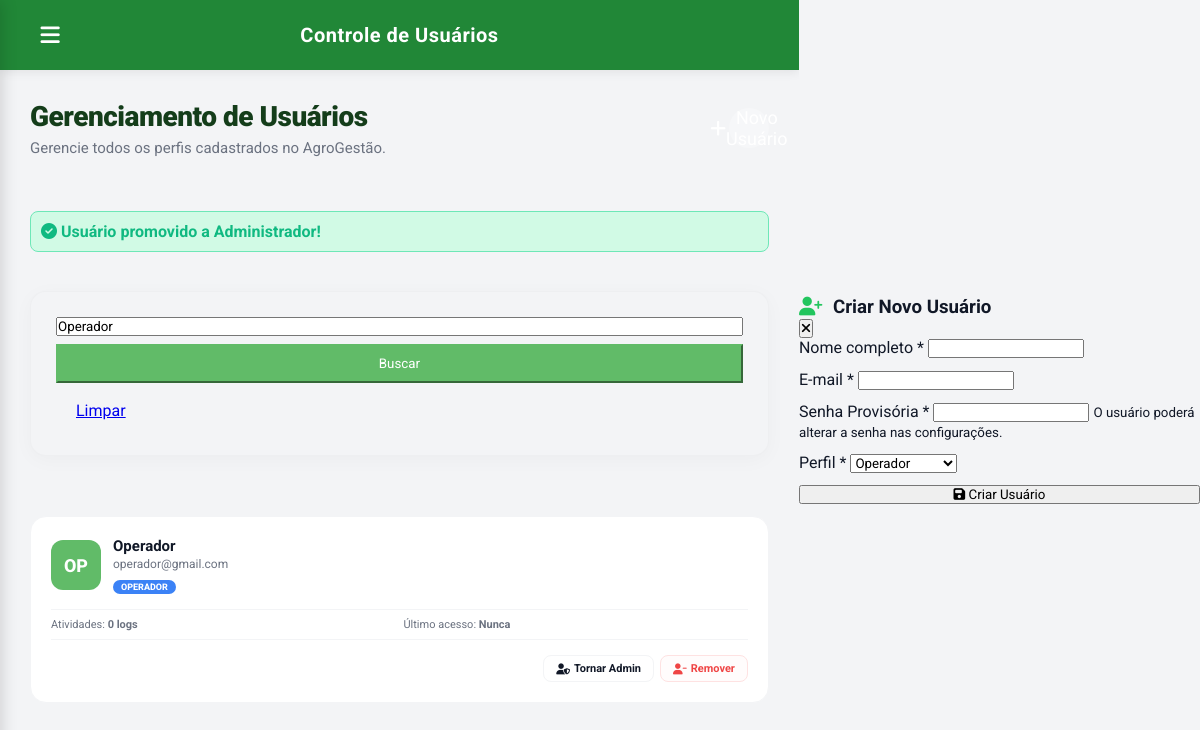
/ProducaoVegetal/admin_usuarios.php?action=tornar_admin&id=2&busca=Operador (signed in), run on the app's committed database.
### tables this page shows
CREATE TABLE IF NOT EXISTS `usuarios` (
  `id_usuario`  INT(11)      NOT NULL AUTO_INCREMENT,
  `nome`        VARCHAR(100) NOT NULL,
  `email`       VARCHAR(120) NOT NULL,
  `senha`       VARCHAR(255) NOT NULL,    
  `foto_perfil` VARCHAR(255)     DEFAULT NULL,
  `perfil`      VARCHAR(50)      DEFAULT 'operador',
  PRIMARY KEY (`id_usuario`),
  UNIQUE KEY `email` (`email`)
);

### ProducaoVegetal/auth.php (called while the page is built, shortened)
<?php
function obter_iniciais($nome) {
    $nomes = explode(' ', trim($nome));
    $iniciais = 'U';
    if (count($nomes) > 1) {
        $iniciais = strtoupper($nomes[0][0] . $nomes[count($nomes) - 1][0]);
    } else if (!empty($nomes[0])) {
        $iniciais = strtoupper(substr($nomes[0], 0, 2));
    }
    return $iniciais;
}
?>

### ProducaoVegetal/admin_usuarios.php (the view, shortened to what this page needs)
<?php
require_once '../Banco/conexao.php';
require_once 'auth.php';
$id_usuario_logado = $_SESSION['user_id'];
$msg_sucesso = "";
if (isset($_GET['action']) && isset($_GET['id'])) {
    $id_target = intval($_GET['id']);
    $action = $_GET['action'];
    $q_target = $conn->query("SELECT nome, perfil FROM usuarios WHERE id_usuario = $id_target");
    $target = $q_target ? $q_target->fetch_assoc() : null;
    if (!$target) {
        $msg_erro = "Usuário não encontrado.";
    } elseif ($id_target === $id_usuario_logado) {
        $msg_erro = "Você não pode alterar seu próprio perfil ou se remover.";
    } else {
        if ($action === 'delete') {
            $conn->query("DELETE FROM log WHERE id_usuario = $id_target");
            if ($conn->query("DELETE FROM usuarios WHERE id_usuario = $id_target")) {
                registrar_log("Usuário excluído: " . $target['nome'] . " ($id_target)");
                $msg_sucesso = "Usuário removido com sucesso!";
            } else {
                $msg_erro = "Erro ao remover usuário: " . $conn->error;
            }
        } elseif ($action === 'tornar_admin') {
            if ($conn->query("UPDATE usuarios SET perfil = 'admin' WHERE id_usuario = $id_target")) {
                $msg_sucesso = "Usuário promovido a Administrador!";
            } else {
                $msg_erro = "Erro ao atualizar perfil: " . $conn->error;
            }
        }
    }
}
$busca = isset($_GET['busca']) ? trim($_GET['busca']) : '';
$where_sql = "1=1";
if (!empty($busca)) {
    $escaped_busca = $conn->real_escape_string($busca);
    $where_sql = "(nome LIKE '%$escaped_busca%' OR email LIKE '%$escaped_busca%')";
}
$q_users = $conn->query("
    SELECT u.id_usuario, u.nome, u.email, u.perfil, u.foto_perfil,
           (SELECT COUNT(*) FROM log l WHERE l.id_usuario = u.id_usuario) AS n_logs,
           (SELECT MAX(l.data_operacao) FROM log l WHERE l.id_usuario = u.id_usuario) AS ultima_atividade
    FROM usuarios u
    WHERE $where_sql
    ORDER BY u.perfil ASC, u.nome ASC
");
$usuarios = $q_users ? $q_users->fetch_all(MYSQLI_ASSOC) : [];
?>
<!DOCTYPE html>
<html lang="pt-BR">
<head>
    <link rel="stylesheet" href="https://cdnjs.cloudflare.com/ajax/libs/font-awesome/6.4.0/css/all.min.css">
    <link rel="stylesheet" href="style.css">
</head>
<body>
<div class="app-layout">
    <div class="main-wrapper">
        <header class="topbar">
            <div class="topbar-left">
                <button class="menu-btn" onclick="toggleMenu()"><i class="fa-solid fa-bars"></i></button>
                <div class="topbar-title">Controle de Usuários</div>
            </div>
        </header>
        <main class="main-content">
            <div class="content-wrapper">
                <div class="page-header" style="display:flex; justify-content:space-between; align-items:center;">
                    <div>
                        <h1>Gerenciamento de Usuários</h1>
                        <p>Gerencie todos os perfis cadastrados no AgroGestão.</p>
                    </div>
                    <button class="add-btn" onclick="abrirNovoUsuario()"><i class="fa-solid fa-plus"></i> Novo Usuário</button>
                </div>
                <?php if (!empty($msg_sucesso)): ?>
                    <div style="background-color: #d1fae5; color: #10b981; border: 1px solid #6ee7b7; padding: 10px; border-radius: 8px; margin-bottom: 15px; font-weight: 700;">
                        <i class="fa-solid fa-circle-check"></i> <?php echo htmlspecialchars($msg_sucesso); ?>
                    </div>
                <?php endif; ?>
                <div class="report-card" style="margin-bottom: 20px;">
                    <form method="GET" action="admin_usuarios.php" style="display:flex; gap:8px;">
                        <input type="text" name="busca" class="filter-input" style="flex:1;" placeholder="Buscar por nome ou e-mail..." value="<?php echo htmlspecialchars($busca); ?>">
                        <button type="submit" class="btn-export" style="background:var(--primary-green); color:white; border-color:var(--primary-green); padding:10px 20px;">
                            Buscar
                        </button>
                        <a href="admin_usuarios.php" class="btn-export" style="padding:10px 20px; display:inline-flex; align-items:center;">
                            Limpar
                        </a>
                    </form>
                </div>
                <div class="user-grid">
                    <?php if (empty($usuarios)): ?>
                        <div class="empty-state" style="grid-column: 1 / -1;">Nenhum usuário encontrado.</div>
                    <?php else: ?>
                        <?php foreach ($usuarios as $u):
                            $iniciais = obter_iniciais($u['nome']);
                        ?>
                            <div class="user-card">
                                <div class="user-header">
                                    <div class="user-avatar">
                                        <?php if (!empty($u['foto_perfil'])): ?>
                                            <img src="<?php echo htmlspecialchars($u['foto_perfil']); ?>" alt="Foto">
                                        <?php else: ?>
                                            <?php echo htmlspecialchars($iniciais); ?>
                                        <?php endif; ?>
                                    </div>
                                    <div class="user-meta">
                                        <h4><?php echo htmlspecialchars($u['nome']); ?></h4>
                                        <p><?php echo htmlspecialchars($u['email']); ?></p>
                                        <div style="margin-top: 4px;">
                                            <span class="perfil-badge badge-<?php echo $u['perfil']; ?>"><?php echo $u['perfil'] === 'admin' ? 'Admin' : ucfirst($u['perfil']); ?></span>
                                        </div>
                                    </div>
                                </div>
                                <div class="user-stats">
                                    <div>Atividades: <strong><?php echo $u['n_logs']; ?> logs</strong></div>
                                    <div>Último acesso: <strong><?php echo $u['ultima_atividade'] ? date('d/m H:i', strtotime($u['ultima_atividade'])) : 'Nunca'; ?></strong></div>
                                </div>
                                <div class="user-actions">
                                    <?php if ($u['id_usuario'] !== $id_usuario_logado): ?>
                                        <?php if ($u['perfil'] === 'operador'): ?>
                                            <a href="admin_usuarios.php?action=tornar_admin&id=<?php echo $u['id_usuario']; ?>&busca=<?php echo urlencode($busca); ?>" class="btn-act btn-act-role">
                                                <i class="fa-solid fa-user-shield"></i> Tornar Admin
                                            </a>
                                        <?php elseif ($u['perfil'] === 'admin'): ?>
                                            <a href="admin_usuarios.php?action=tornar_operador&id=<?php echo $u['id_usuario']; ?>&busca=<?php echo urlencode($busca); ?>" class="btn-act btn-act-role">
                                                <i class="fa-solid fa-user-tie"></i> Tornar Operador
                                            </a>
                                        <?php endif; ?>
                                        <a href="admin_usuarios.php?action=delete&id=<?php echo $u['id_usuario']; ?>&busca=<?php echo urlencode($busca); ?>" class="btn-act btn-act-del" onclick="return confirm('Deseja realmente remover este usuário?')">
                                            <i class="fa-solid fa-user-minus"></i> Remover
                                        </a>
                                    <?php else: ?>
                                        <span style="font-size: 11px; color: var(--text-gray); font-style: italic;">Sem ações disponíveis</span>
                                    <?php endif; ?>
                                </div>
                            </div>
                        <?php endforeach; ?>
                    <?php endif; ?>
                </div>
            </div>
        </main>
    </div>
</div>
<div class="modal-overlay" id="usuario-overlay">
    <div class="modal-box">
        <div class="modal-header">
            <h3><i class="fa-solid fa-user-plus" style="color:#22c55e;margin-right:6px;"></i> Criar Novo Usuário</h3>
            <button class="modal-close" onclick="fecharNovoUsuario()"><i class="fa-solid fa-xmark"></i></button>
        </div>
        <form method="POST" action="admin_usuarios.php">
            <div class="modal-field">
                <label>Nome completo *</label>
                <input type="text" name="nome" required>
            </div>
            <div class="modal-field">
                <label>E-mail *</label>
                <input type="email" name="email" required>
            </div>
            <div class="modal-field">
                <label>Senha Provisória *</label>
                <input type="text" name="senha" minlength="6" required>
                <small>O usuário poderá alterar a senha nas configurações.</small>
            </div>
            <div class="modal-field">
                <label>Perfil *</label>
                <select name="perfil" required>
                    <option value="operador">Operador</option>
                </select>
            </div>
            <button type="submit" class="modal-submit">
                <i class="fa-solid fa-floppy-disk"></i> Criar Usuário
            </button>
        </form>
    </div>
</div>
</body>
</html>

### ProducaoVegetal/admin_usuarios.php (style rules this page uses)
.user-grid { display: grid; grid-template-columns: repeat(auto-fit, minmax(300px, 1fr)); gap: 16px; margin-top: 16px; }
.user-card { background: var(--card-bg); border: 1px solid var(--border-color); border-radius: 16px; padding: 20px; display: flex; flex-direction: column; gap: 15px; position: relative; transition: transform .2s, box-shadow .2s; }
.user-header { display: flex; gap: 12px; align-items: center; }
.user-avatar { width: 50px; height: 50px; border-radius: 12px; overflow: hidden; background: var(--primary-green); color: white; display: flex; justify-content: center; align-items: center; font-size: 18px; font-weight: 800; }
.user-meta { flex: 1; min-width: 0; }
.user-meta h4 { font-size: 15px; color: var(--text-main); font-weight: 700; margin: 0 0 2px; }
.user-meta p { font-size: 12px; color: var(--text-gray); margin: 0; }
.perfil-badge { display: inline-block; padding: 2px 8px; border-radius: 20px; font-size: 9px; font-weight: 800; text-transform: uppercase; color: white; }
.badge-operador { background: #3b82f6; }
.user-stats { display: grid; grid-template-columns: 1fr 1fr; gap: 8px; font-size: 11px; color: var(--text-gray); border-top: 1px solid var(--border-color); border-bottom: 1px solid var(--border-color); padding: 8px 0; }
.user-actions { display: flex; gap: 6px; justify-content: flex-end; }
.btn-act { padding: 6px 12px; border-radius: 8px; font-size: 11px; font-weight: 700; border: 1.5px solid; cursor: pointer; text-decoration: none; display: inline-flex; align-items: center; gap: 4px; transition: all .2s; }
.btn-act-role { border-color: var(--border-color); color: var(--text-main); background: transparent; }
.btn-act-del { border-color: #fee2e2; color: #ef4444; background: #fee2e220; }

### data on the page
usuarios: nome "OP", nome "Operador", email "operador@gmail.com", perfil "OPERADOR", n_logs "0"

### other printed values
$msg_sucesso "Usuário promovido a Administrador!"
